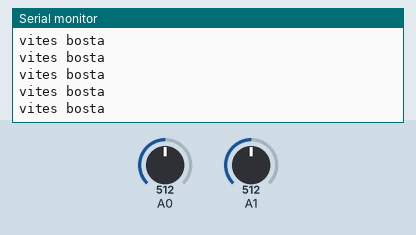
Bench run of a sketch on a simulated Arduino Uno, built with avr-gcc and run on an emulated ATmega328P. Parts: the last lines printed to the serial monitor. The test bench sets the inputs (shaded band); at power-on: A1 = 512, A0 = 512.

Above: at 6.4 s.
6.5 s: A1 set to 1009
8.6 s: A1 set to 1023
At 10.4 s:
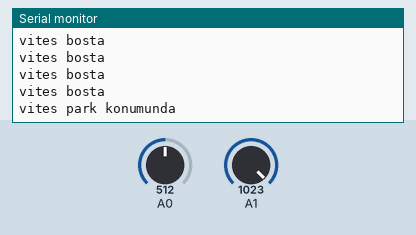
At 10.9 s:
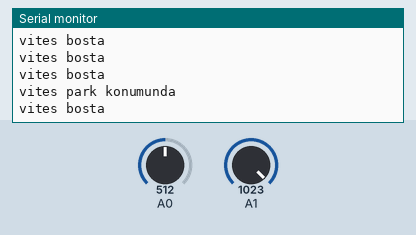

Measured:
- the behaviour switches between 1022 and 1023 on A1 (found by bisection; images 0 and 1)
- after the input at 8.6 s, the serial monitor: prints a new line after 1.4 s (image 1)

The sketch:

joystik.ino
```cpp
int poty ;
int potx ;
void setup() {
pinMode (A0,INPUT);
pinMode (A1,INPUT);
Serial.begin (9600);
}

void loop() {
potx = analogRead (A0);
poty = analogRead (A1);
if ( potx == 1023 ){
  Serial.println ("vites arttirildi");
  delay(500);
}
else {
  Serial.println ("vites bosta");
  delay(500);
}

if (potx == 0){
  Serial.println ("vites azaltildi");
  delay(500);
}
else {
  Serial.println ("vites bosta");
  delay(500);
}
if (poty == 1023){
  Serial.println ("vites park konumunda");
  delay (500);
}
else {
  Serial.println ("vites bosta");
  delay (500);
}

}
```
